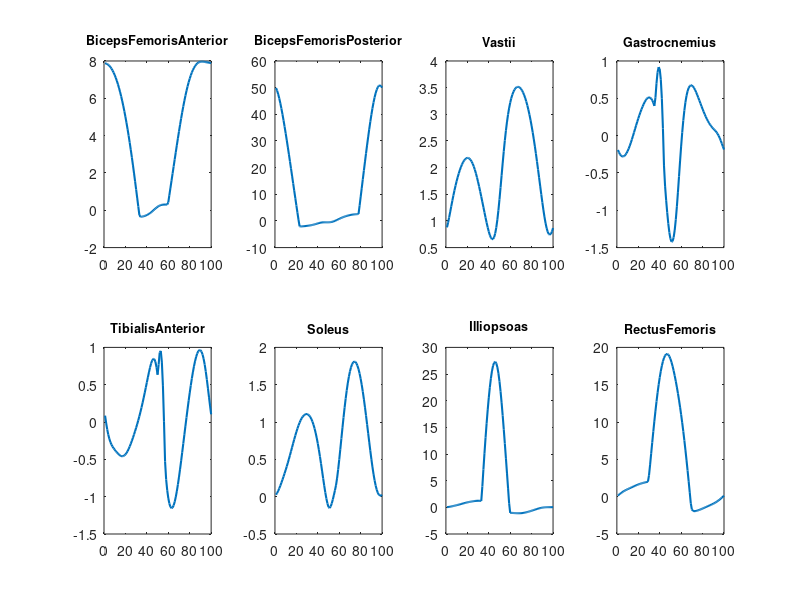

The MATLAB script that drew this image: (Note: this script raises an error after producing the figure.)
function Plot_Passive_tension()
% Plot muscle passive tension during walking
load('Passive_tension.mat')

Plot_all = 0; % if Plot_all = 1 plot all muscle together, otherwise plot seperately.

num = length(muscle_name);
for i = 1:num
    muscle_name{i} = strrep(muscle_name{i},'LH_','');
end


if Plot_all ==1
    for i = 1:num
        plot(Tension{i},'Linewidth',1.5)
        Legend{i} = muscle_name{i};
        hold on 
    end
    title('Muscle Passive Tension during walking')
    set(gcf,'Position',[50 100 700 500])
    legend(Legend,'FontSize',8,'Position',[0.45 0.6 0 0])    %In case you want show the legend
else
    for i = 1:num
        subplot(2,num/2,i)
        plot(Tension{i},'Linewidth',1.5)
        title(muscle_name{i},'FontSize',9)
    end
    set(gcf,'Position',[200 100 1200 500])
    suptitle('Muscle Passive Tension during walking')
end

end